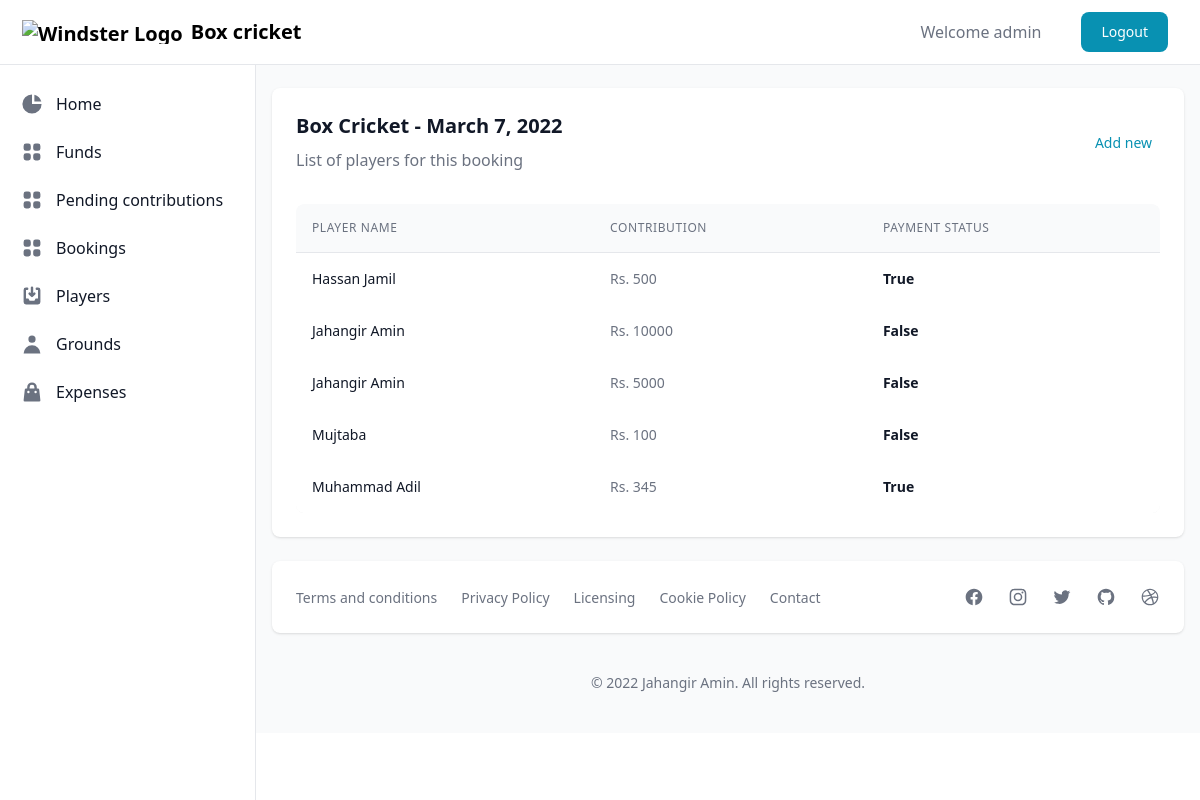
The page /booking/1 (signed in) on the database as committed earlier.
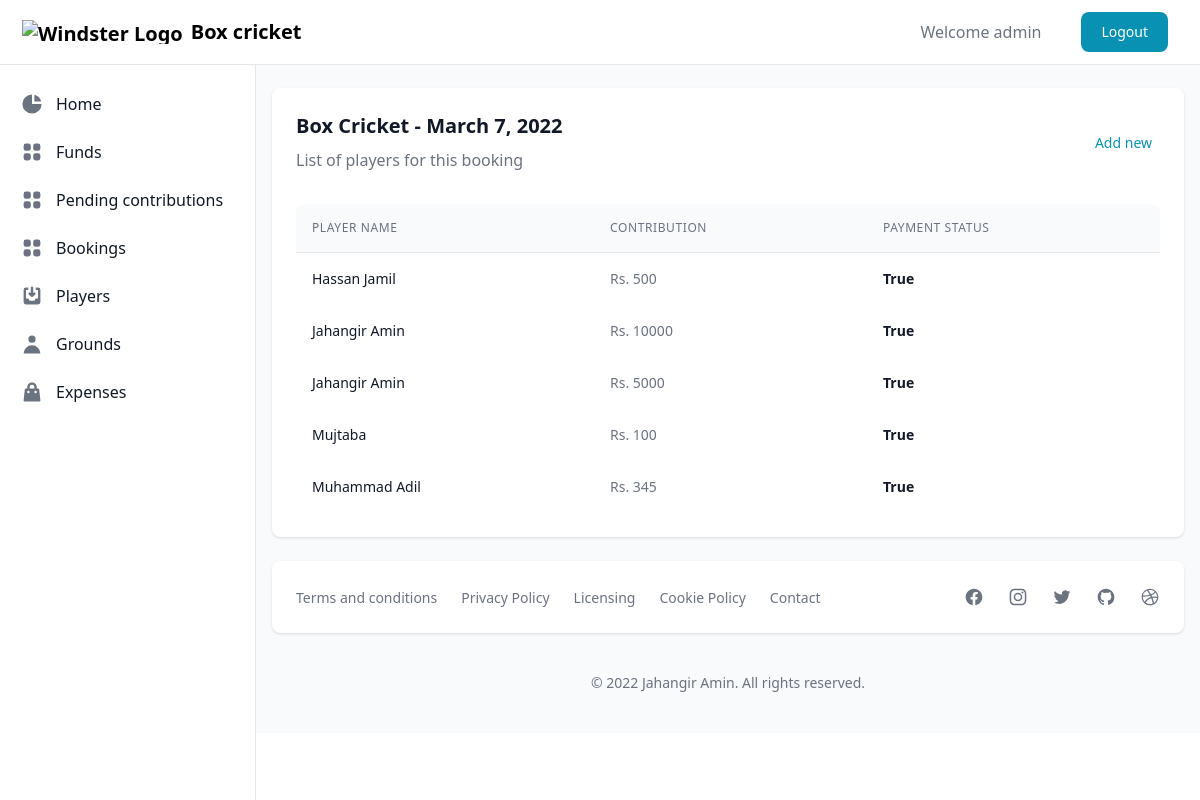
The same page on the database as committed later.
### core/models.py (models this page shows, shortened)
class Booking_Player(models.Model):
    booking = models.ForeignKey(Booking, on_delete=models.CASCADE)
    player = models.ForeignKey(Player, on_delete=models.CASCADE)
    amount = models.IntegerField()
    date = models.DateField(null=True, blank=True)
    fee_paid = models.BooleanField()

class Player(models.Model):
    name = models.CharField(max_length=50)
    number = models.IntegerField(null=True)
    tagline = models.CharField(max_length=50)

### core/views.py (the view, shortened to what this page needs)
# urls.py: path('booking/<str:pk>', views.booking_players, name='booking_players'),
@login_required(login_url='login')
def booking_players(request, pk):
    if request.method =='GET':
        booking = Booking.objects.get(id=pk)
        context = {
            'booking' : booking
        }
        return render(request, 'booking_players.html', context)

### core/templates/booking_players.html
{% extends 'main.html' %}
{% block main %}
<div class="bg-white shadow rounded-lg p-4 sm:p-6 xl:p-8">
    <div class="mb-4 flex items-center justify-between">
        <div>
            <h3 class="text-xl font-bold text-gray-900 mb-2">{{booking.ground.name}} - {{booking.date}}</h3>
            <span class="text-base font-normal text-gray-500">List of players for this booking</span>
        </div>
        <div class="flex-shrink-0">
            <a href={% url 'add_booking_players' pk=booking.id %} class="text-sm font-medium text-cyan-600 hover:bg-gray-100 rounded-lg p-2">Add new</a>
        </div>
    </div>
    <div class="flex flex-col mt-8">
        <div class="overflow-x-auto rounded-lg">
            <div class="align-middle inline-block min-w-full">
            <div class="shadow overflow-hidden sm:rounded-lg">
                <table class="min-w-full divide-y divide-gray-200">
                    <thead class="bg-gray-50">
                        <tr>
                        <th scope="col" class="p-4 text-left text-xs font-medium text-gray-500 uppercase tracking-wider">
                            Player name
                        </th>
                        <th scope="col" class="p-4 text-left text-xs font-medium text-gray-500 uppercase tracking-wider">
                            Contribution
                        </th>
                        <th scope="col" class="p-4 text-left text-xs font-medium text-gray-500 uppercase tracking-wider">
                            Payment Status
                        </th>
                        </tr>
                    </thead>
                    <tbody class="bg-white">
                        {% for player in booking.booking_player_set.all %}
                            <tr>
                                <td class="p-4 whitespace-nowrap text-sm font-normal text-gray-900">
                                    {{player.player.name}}
                                </td>
                                <td class="p-4 whitespace-nowrap text-sm font-normal text-gray-500">
                                    Rs. {{player.amount}}
                                </td>
                                <td class="p-4 whitespace-nowrap text-sm font-semibold text-gray-900">
                                    {{player.fee_paid}}
                                </td>
                            </tr>
                        {% endfor %}
                    </tbody>
                </table>
            </div>
            </div>
        </div>
    </div>
</div>
{% endblock main %}

Rows that differ between the two databases and show on the page:
changed Booking_Player (number 2 of 5 on the later page): fee_paid "False" → "True"
changed Booking_Player (number 3 of 5 on the later page): fee_paid "False" → "True"
changed Booking_Player "Mujtaba": fee_paid "False" → "True"
